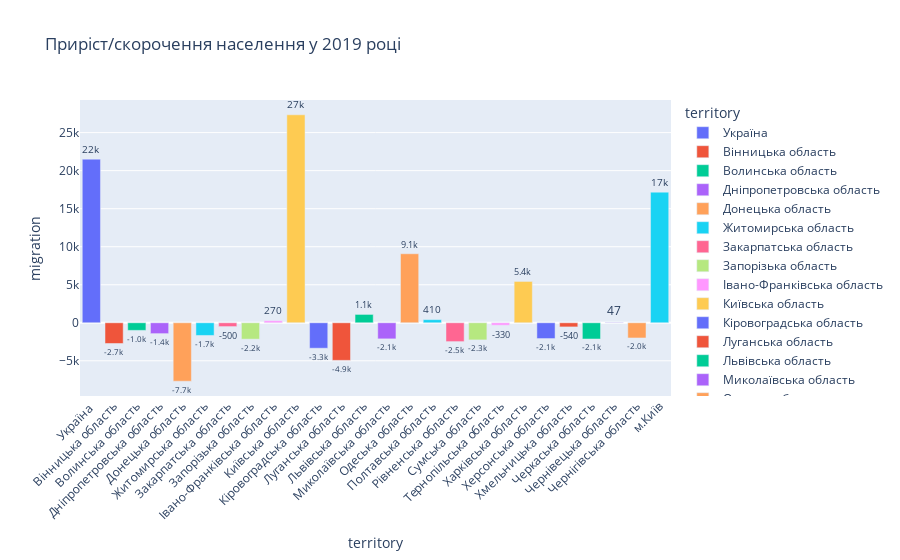

Notebook code cell kept with this figure:
### Code cell
fig = px.bar(df_pop_2019, x='territory', y='migration', text = 'migration', color='territory', title = 'Приріст/скорочення населення у 2019 році')

fig.update_traces(texttemplate='%{text:.2s}', textposition='outside')
# # Set fontsize and uniformtext_mode='hide' says to hide the text if it won't fit
fig.update_layout(uniformtext_minsize=8)
# # Rotate labels 45 degrees
fig.update_layout(xaxis_tickangle=-45)

### Figure 1 — Plotly figure (JSON) as saved in the notebook; plotly's stock layout.template omitted (floating-point values rounded to 4 significant figures)
{"data": [{"alignmentgroup": "True", "hovertemplate": "territory=%{x}<br>migration=%{text}<extra></extra>", "legendgroup": "Україна ", "marker": {"color": "#636efa", "pattern": {"shape": ""}}, "name": "Україна ", "offsetgroup": "Україна ", "orientation": "v", "showlegend": true, "text": [21512], "textposition": "outside", "texttemplate": "%{text:.2s}", "type": "bar", "x": ["Україна "], "xaxis": "x", "y": [21512], "yaxis": "y"}, {"alignmentgroup": "True", "hovertemplate": "territory=%{x}<br>migration=%{text}<extra></extra>", "legendgroup": "Вінницька область", "marker": {"color": "#EF553B", "pattern": {"shape": ""}}, "name": "Вінницька область", "offsetgroup": "Вінницька область", "orientation": "v", "showlegend": true, "text": [-2724], "textposition": "outside", "texttemplate": "%{text:.2s}", "type": "bar", "x": ["Вінницька область"], "xaxis": "x", "y": [-2724], "yaxis": "y"}, {"alignmentgroup": "True", "hovertemplate": "territory=%{x}<br>migration=%{text}<extra></extra>", "legendgroup": "Волинська область", "marker": {"color": "#00cc96", "pattern": {"shape": ""}}, "name": "Волинська область", "offsetgroup": "Волинська область", "orientation": "v", "showlegend": true, "text": [-997], "textposition": "outside", "texttemplate": "%{text:.2s}", "type": "bar", "x": ["Волинська область"], "xaxis": "x", "y": [-997], "yaxis": "y"}, {"alignmentgroup": "True", "hovertemplate": "territory=%{x}<br>migration=%{text}<extra></extra>", "legendgroup": "Дніпропетровська область", "marker": {"color": "#ab63fa", "pattern": {"shape": ""}}, "name": "Дніпропетровська область", "offsetgroup": "Дніпропетровська область", "orientation": "v", "showlegend": true, "text": [-1426], "textposition": "outside", "texttemplate": "%{text:.2s}", "type": "bar", "x": ["Дніпропетровська область"], "xaxis": "x", "y": [-1426], "yaxis": "y"}, {"alignmentgroup": "True", "hovertemplate": "territory=%{x}<br>migration=%{text}<extra></extra>", "legendgroup": "Донецька область", "marker": {"color": "#FFA15A", "pattern": {"shape": ""}}, "name": "Донецька область", "offsetgroup": "Донецька область", "orientation": "v", "showlegend": true, "text": [-7680], "textposition": "outside", "texttemplate": "%{text:.2s}", "type": "bar", "x": ["Донецька область"], "xaxis": "x", "y": [-7680], "yaxis": "y"}, {"alignmentgroup": "True", "hovertemplate": "territory=%{x}<br>migration=%{text}<extra></extra>", "legendgroup": "Житомирська область", "marker": {"color": "#19d3f3", "pattern": {"shape": ""}}, "name": "Житомирська область", "offsetgroup": "Житомирська область", "orientation": "v", "showlegend": true, "text": [-1667], "textposition": "outside", "texttemplate": "%{text:.2s}", "type": "bar", "x": ["Житомирська область"], "xaxis": "x", "y": [-1667], "yaxis": "y"}, {"alignmentgroup": "True", "hovertemplate": "territory=%{x}<br>migration=%{text}<extra></extra>", "legendgroup": "Закарпатська область", "marker": {"color": "#FF6692", "pattern": {"shape": ""}}, "name": "Закарпатська область", "offsetgroup": "Закарпатська область", "orientation": "v", "showlegend": true, "text": [-500], "textposition": "outside", "texttemplate": "%{text:.2s}", "type": "bar", "x": ["Закарпатська область"], "xaxis": "x", "y": [-500], "yaxis": "y"}, {"alignmentgroup": "True", "hovertemplate": "territory=%{x}<br>migration=%{text}<extra></extra>", "legendgroup": "Запорізька область", "marker": {"color": "#B6E880", "pattern": {"shape": ""}}, "name": "Запорізька область", "offsetgroup": "Запорізька область", "orientation": "v", "showlegend": true, "text": [-2155], "textposition": "outside", "texttemplate": "%{text:.2s}", "type": "bar", "x": ["Запорізька область"], "xaxis": "x", "y": [-2155], "yaxis": "y"}, {"alignmentgroup": "True", "hovertemplate": "territory=%{x}<br>migration=%{text}<extra></extra>", "legendgroup": "Івано-Франківська область", "marker": {"color": "#FF97FF", "pattern": {"shape": ""}}, "name": "Івано-Франківська область", "offsetgroup": "Івано-Франківська область", "orientation": "v", "showlegend": true, "text": [268], "textposition": "outside", "texttemplate": "%{text:.2s}", "type": "bar", "x": ["Івано-Франківська область"], "xaxis": "x", "y": [268], "yaxis": "y"}, {"alignmentgroup": "True", "hovertemplate": "territory=%{x}<br>migration=%{text}<extra></extra>", "legendgroup": "Київська область", "marker": {"color": "#FECB52", "pattern": {"shape": ""}}, "name": "Київська область", "offsetgroup": "Київська область", "orientation": "v", "showlegend": true, "text": [27343], "textposition": "outside", "texttemplate": "%{text:.2s}", "type": "bar", "x": ["Київська область"], "xaxis": "x", "y": [27343], "yaxis": "y"}, {"alignmentgroup": "True", "hovertemplate": "territory=%{x}<br>migration=%{text}<extra></extra>", "legendgroup": "Кіровоградська область", "marker": {"color": "#636efa", "pattern": {"shape": ""}}, "name": "Кіровоградська область", "offsetgroup": "Кіровоградська область", "orientation": "v", "showlegend": true, "text": [-3345], "textposition": "outside", "texttemplate": "%{text:.2s}", "type": "bar", "x": ["Кіровоградська область"], "xaxis": "x", "y": [-3345], "yaxis": "y"}, {"alignmentgroup": "True", "hovertemplate": "territory=%{x}<br>migration=%{text}<extra></extra>", "legendgroup": "Луганська область", "marker": {"color": "#EF553B", "pattern": {"shape": ""}}, "name": "Луганська область", "offsetgroup": "Луганська область", "orientation": "v", "showlegend": true, "text": [-4940], "textposition": "outside", "texttemplate": "%{text:.2s}", "type": "bar", "x": ["Луганська область"], "xaxis": "x", "y": [-4940], "yaxis": "y"}, {"alignmentgroup": "True", "hovertemplate": "territory=%{x}<br>migration=%{text}<extra></extra>", "legendgroup": "Львівська область", "marker": {"color": "#00cc96", "pattern": {"shape": ""}}, "name": "Львівська область", "offsetgroup": "Львівська область", "orientation": "v", "showlegend": true, "text": [1099], "textposition": "outside", "texttemplate": "%{text:.2s}", "type": "bar", "x": ["Львівська область"], "xaxis": "x", "y": [1099], "yaxis": "y"}, {"alignmentgroup": "True", "hovertemplate": "territory=%{x}<br>migration=%{text}<extra></extra>", "legendgroup": "Миколаївська область", "marker": {"color": "#ab63fa", "pattern": {"shape": ""}}, "name": "Миколаївська область", "offsetgroup": "Миколаївська область", "orientation": "v", "showlegend": true, "text": [-2113], "textposition": "outside", "texttemplate": "%{text:.2s}", "type": "bar", "x": ["Миколаївська область"], "xaxis": "x", "y": [-2113], "yaxis": "y"}, {"alignmentgroup": "True", "hovertemplate": "territory=%{x}<br>migration=%{text}<extra></extra>", "legendgroup": "Одеська область", "marker": {"color": "#FFA15A", "pattern": {"shape": ""}}, "name": "Одеська область", "offsetgroup": "Одеська область", "orientation": "v", "showlegend": true, "text": [9075], "textposition": "outside", "texttemplate": "%{text:.2s}", "type": "bar", "x": ["Одеська область"], "xaxis": "x", "y": [9075], "yaxis": "y"}, {"alignmentgroup": "True", "hovertemplate": "territory=%{x}<br>migration=%{text}<extra></extra>", "legendgroup": "Полтавська область", "marker": {"color": "#19d3f3", "pattern": {"shape": ""}}, "name": "Полтавська область", "offsetgroup": "Полтавська область", "orientation": "v", "showlegend": true, "text": [411], "textposition": "outside", "texttemplate": "%{text:.2s}", "type": "bar", "x": ["Полтавська область"], "xaxis": "x", "y": [411], "yaxis": "y"}, {"alignmentgroup": "True", "hovertemplate": "territory=%{x}<br>migration=%{text}<extra></extra>", "legendgroup": "Рівненська область", "marker": {"color": "#FF6692", "pattern": {"shape": ""}}, "name": "Рівненська область", "offsetgroup": "Рівненська область", "orientation": "v", "showlegend": true, "text": [-2474], "textposition": "outside", "texttemplate": "%{text:.2s}", "type": "bar", "x": ["Рівненська область"], "xaxis": "x", "y": [-2474], "yaxis": "y"}, {"alignmentgroup": "True", "hovertemplate": "territory=%{x}<br>migration=%{text}<extra></extra>", "legendgroup": "Сумська область", "marker": {"color": "#B6E880", "pattern": {"shape": ""}}, "name": "Сумська область", "offsetgroup": "Сумська область", "orientation": "v", "showlegend": true, "text": [-2250], "textposition": "outside", "texttemplate": "%{text:.2s}", "type": "bar", "x": ["Сумська область"], "xaxis": "x", "y": [-2250], "yaxis": "y"}, {"alignmentgroup": "True", "hovertemplate": "territory=%{x}<br>migration=%{text}<extra></extra>", "legendgroup": "Тернопільська область", "marker": {"color": "#FF97FF", "pattern": {"shape": ""}}, "name": "Тернопільська область", "offsetgroup": "Тернопільська область", "orientation": "v", "showlegend": true, "text": [-326], "textposition": "outside", "texttemplate": "%{text:.2s}", "type": "bar", "x": ["Тернопільська область"], "xaxis": "x", "y": [-326], "yaxis": "y"}, {"alignmentgroup": "True", "hovertemplate": "territory=%{x}<br>migration=%{text}<extra></extra>", "legendgroup": "Харківська область", "marker": {"color": "#FECB52", "pattern": {"shape": ""}}, "name": "Харківська область", "offsetgroup": "Харківська область", "orientation": "v", "showlegend": true, "text": [5436], "textposition": "outside", "texttemplate": "%{text:.2s}", "type": "bar", "x": ["Харківська область"], "xaxis": "x", "y": [5436], "yaxis": "y"}, {"alignmentgroup": "True", "hovertemplate": "territory=%{x}<br>migration=%{text}<extra></extra>", "legendgroup": "Херсонська область", "marker": {"color": "#636efa", "pattern": {"shape": ""}}, "name": "Херсонська область", "offsetgroup": "Херсонська область", "orientation": "v", "showlegend": true, "text": [-2074], "textposition": "outside", "texttemplate": "%{text:.2s}", "type": "bar", "x": ["Херсонська область"], "xaxis": "x", "y": [-2074], "yaxis": "y"}, {"alignmentgroup": "True", "hovertemplate": "territory=%{x}<br>migration=%{text}<extra></extra>", "legendgroup": "Хмельницька область", "marker": {"color": "#EF553B", "pattern": {"shape": ""}}, "name": "Хмельницька область", "offsetgroup": "Хмельницька область", "orientation": "v", "showlegend": true, "text": [-543], "textposition": "outside", "texttemplate": "%{text:.2s}", "type": "bar", "x": ["Хмельницька область"], "xaxis": "x", "y": [-543], "yaxis": "y"}, {"alignmentgroup": "True", "hovertemplate": "territory=%{x}<br>migration=%{text}<extra></extra>", "legendgroup": "Черкаська область", "marker": {"color": "#00cc96", "pattern": {"shape": ""}}, "name": "Черкаська область", "offsetgroup": "Черкаська область", "orientation": "v", "showlegend": true, "text": [-2132], "textposition": "outside", "texttemplate": "%{text:.2s}", "type": "bar", "x": ["Черкаська область"], "xaxis": "x", "y": [-2132], "yaxis": "y"}, {"alignmentgroup": "True", "hovertemplate": "territory=%{x}<br>migration=%{text}<extra></extra>", "legendgroup": "Чернівецька область", "marker": {"color": "#ab63fa", "pattern": {"shape": ""}}, "name": "Чернівецька область", "offsetgroup": "Чернівецька область", "orientation": "v", "showlegend": true, "text": [47], "textposition": "outside", "texttemplate": "%{text:.2s}", "type": "bar", "x": ["Чернівецька область"], "xaxis": "x", "y": [47], "yaxis": "y"}, {"alignmentgroup": "True", "hovertemplate": "territory=%{x}<br>migration=%{text}<extra></extra>", "legendgroup": "Чернігівська область", "marker": {"color": "#FFA15A", "pattern": {"shape": ""}}, "name": "Чернігівська область", "offsetgroup": "Чернігівська область", "orientation": "v", "showlegend": true, "text": [-1996], "textposition": "outside", "texttemplate": "%{text:.2s}", "type": "bar", "x": ["Чернігівська область"], "xaxis": "x", "y": [-1996], "yaxis": "y"}, {"alignmentgroup": "True", "hovertemplate": "territory=%{x}<br>migration=%{text}<extra></extra>", "legendgroup": "м.Київ", "marker": {"color": "#19d3f3", "pattern": {"shape": ""}}, "name": "м.Київ", "offsetgroup": "м.Київ", "orientation": "v", "showlegend": true, "text": [17175], "textposition": "outside", "texttemplate": "%{text:.2s}", "type": "bar", "x": ["м.Київ"], "xaxis": "x", "y": [17175], "yaxis": "y"}], "layout": {"barmode": "relative", "legend": {"title": {"text": "territory"}, "tracegroupgap": 0}, "title": {"text": "Приріст/скорочення населення у 2019 році"}, "uniformtext": {"minsize": 8}, "xaxis": {"anchor": "y", "categoryarray": ["Україна ", "Вінницька область", "Волинська область", "Дніпропетровська область", "Донецька область", "Житомирська область", "Закарпатська область", "Запорізька область", "Івано-Франківська область", "Київська область", "Кіровоградська область", "Луганська область", "Львівська область", "Миколаївська область", "Одеська область", "Полтавська область", "Рівненська область", "Сумська область", "Тернопільська область", "Харківська область", "Херсонська область", "Хмельницька область", "Черкаська область", "Чернівецька область", "Чернігівська область", "м.Київ"], "categoryorder": "array", "domain": [0, 1], "tickangle": -45, "title": {"text": "territory"}}, "yaxis": {"anchor": "x", "domain": [0, 1], "title": {"text": "migration"}}}}
